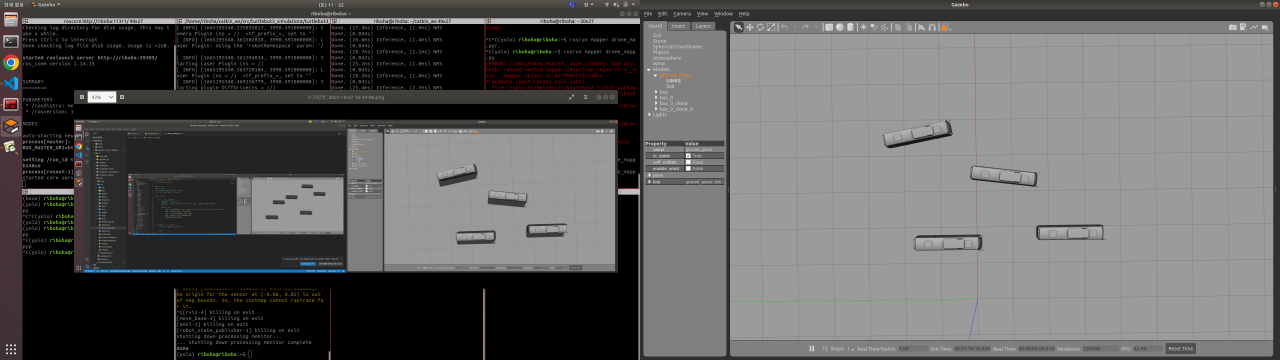
#> input picture src/yolo/src/drone_view3.png, 3840 x 1080 px, found by its file name (shown at 1/3 size)
$ python image_checker.py
#> lines starting #> are read from the running program, lines starting #| are printed output that depends on the picture

import cv2

while True:
    img = cv2.imread('/home/riboha/catkin_ws/src/yolo/src/drone_view3.png')
#> img is the input picture: shape (1080, 3840, 3); mean B, G, R 94.4, 94.7, 95.2
    y = 90
    x = 2500
    img = img[y:y+928, x:x+928]
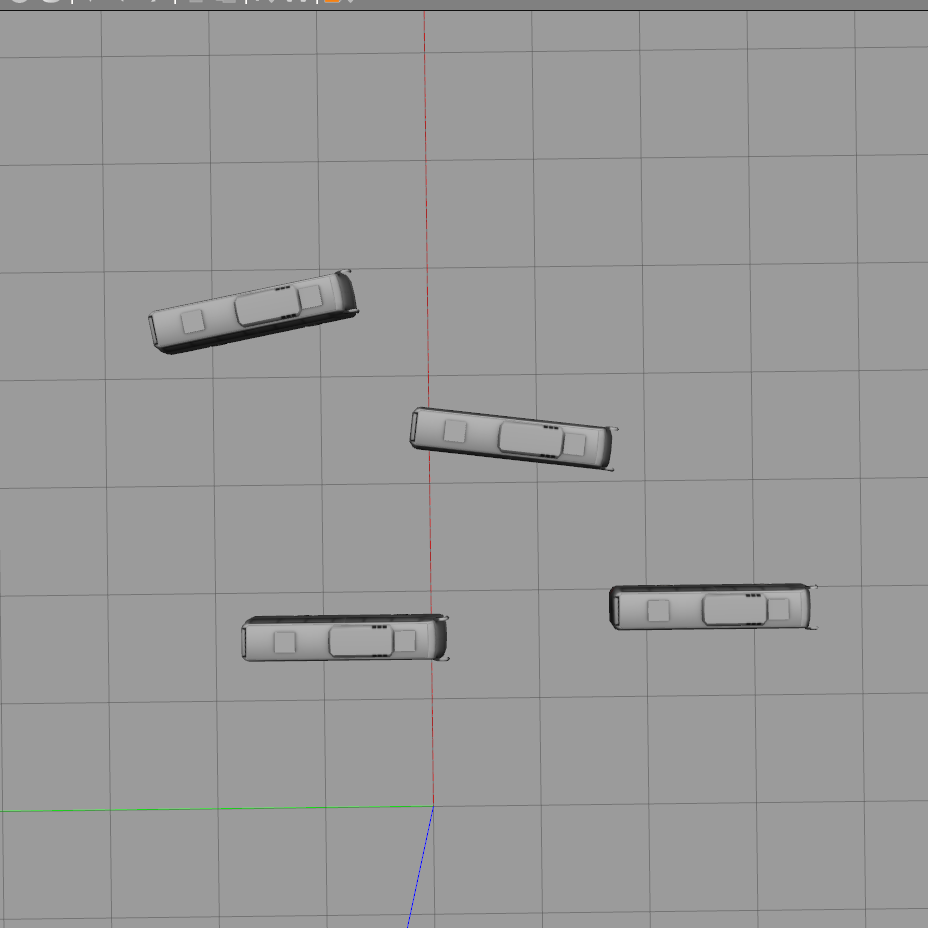
#> img: shape (928, 928, 3); mean B, G, R 152.7, 152.8, 152.8

    cv2.imshow("output", img)
    cv2.waitKey(1)

$ run again, with src/yolo/src/drone_view2.png copied over src/yolo/src/drone_view3.png
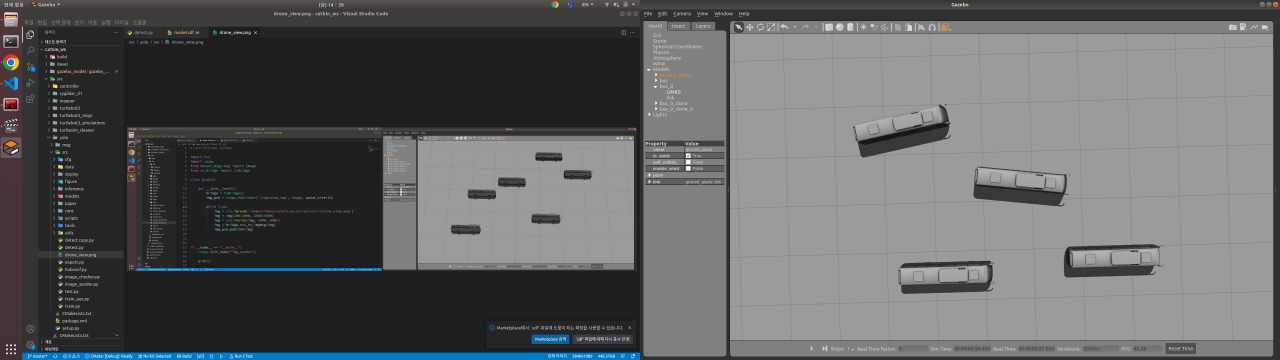
#> input picture src/yolo/src/drone_view2.png, 3840 x 1080 px, found by its file name (shown at 1/3 size)
#> img is the input picture: shape (1080, 3840, 3); mean B, G, R 98.3, 97.6, 96.6
#> `img = img[y:y+928, x:x+928]`:
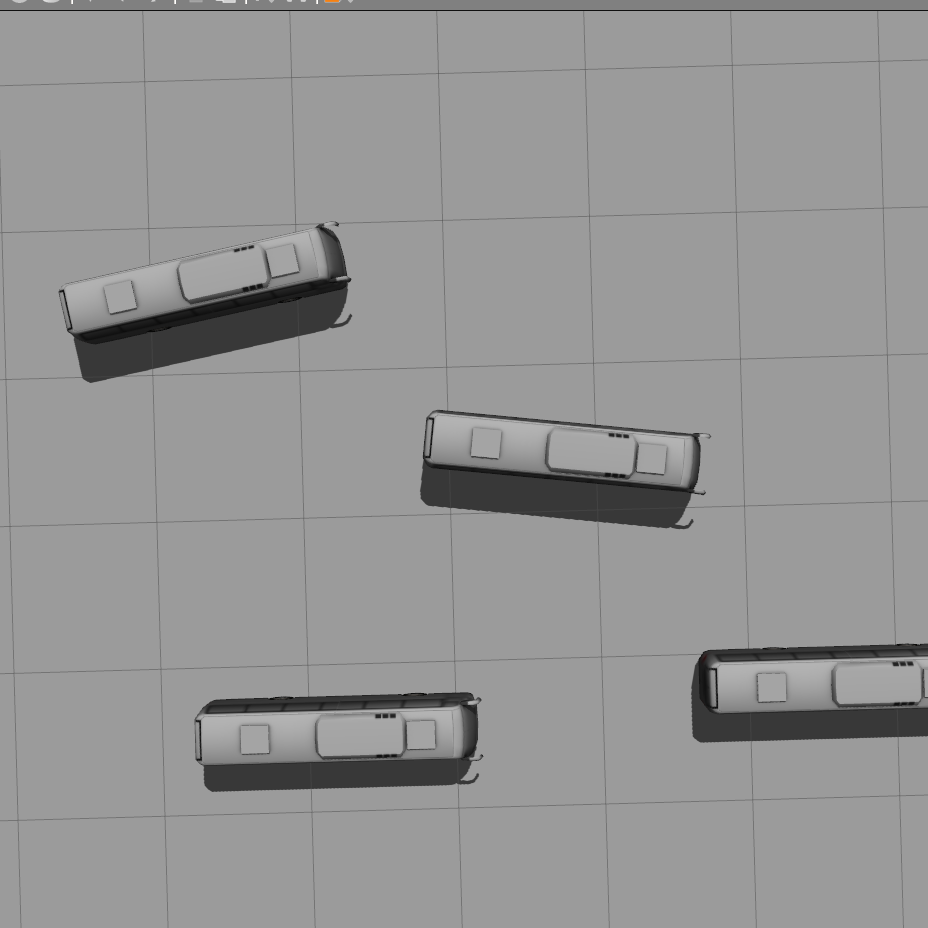
#> img: shape (928, 928, 3); mean B, G, R 147.9, 147.9, 147.9

$ run again, with src/yolo/src/drone_view.png copied over src/yolo/src/drone_view3.png
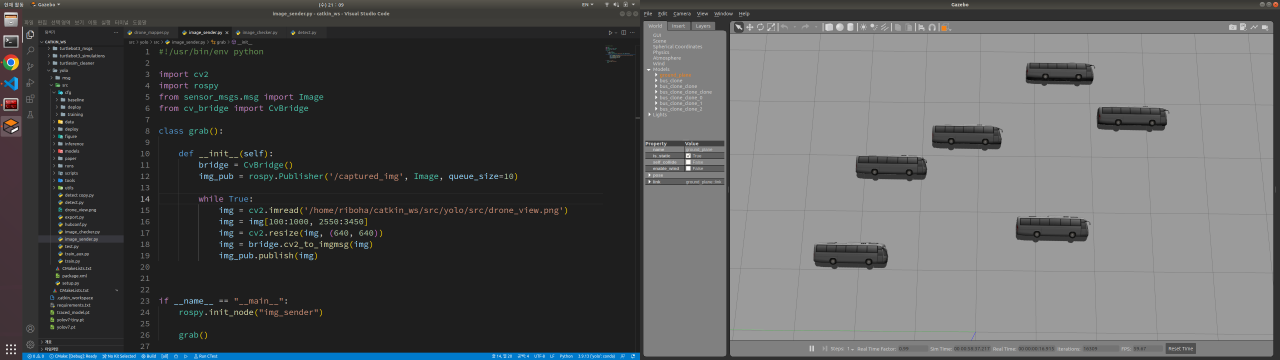
#> input picture src/yolo/src/drone_view.png, 3840 x 1080 px, found by its file name (shown at 1/3 size)
#> img is the input picture: shape (1080, 3840, 3); mean B, G, R 89.1, 88.6, 87.7
#> `img = img[y:y+928, x:x+928]`:
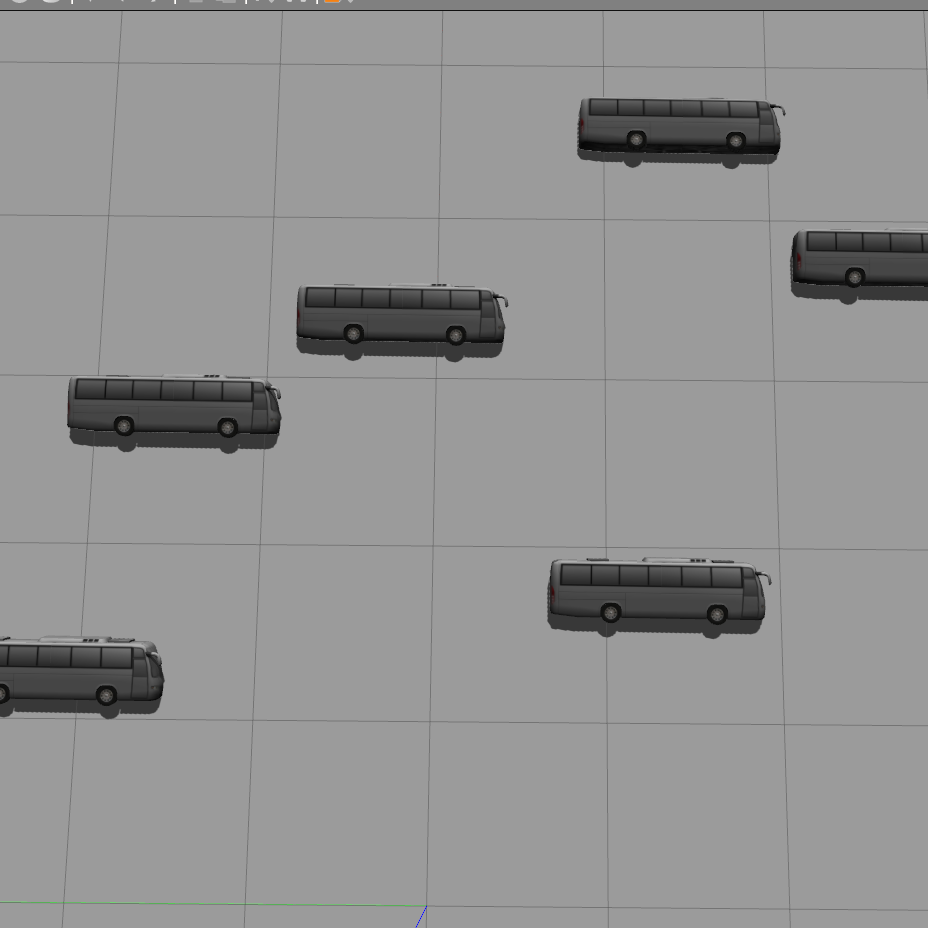
#> img: shape (928, 928, 3); mean B, G, R 145.7, 145.7, 145.7
